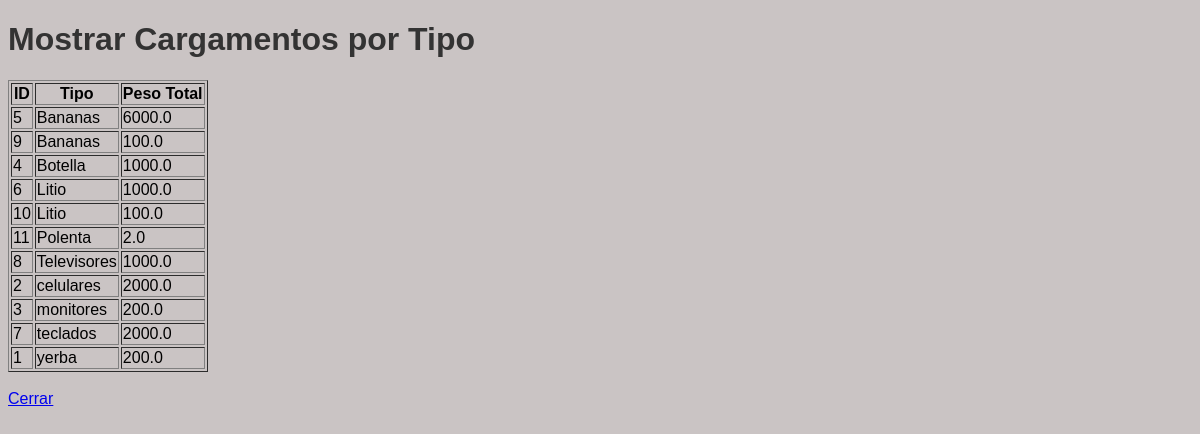
The page /mostrar_cargamentos_por_tipo on the database its author committed.
### tables this page shows
CREATE TABLE CARGAMENTO (
      id INTEGER PRIMARY KEY AUTOINCREMENT,
      tipoCargamento VARCHAR(45),
      pesoTotal DOUBLE
      );

### main.py (the view)
@app.route('/mostrar_cargamentos_por_tipo')
def mostrar_cargamentos_por_tipo():
  cargamento = Cargamento("mi_basede_datos.db")
  cargamentos = cargamento.MostrarCargamentoPorTipo()
  return render_template('mostrar_cargamentos_por_tipo.html',
                         cargamentos=cargamentos)

### Cargamento.py (called while the page is built)
  def IniciarBD(self):
    self.conexion = Conexion(self.nombreBD)
    self.cursor = self.conexion.cursor

  def MostrarCargamentoPorTipo(self):
    self.cursor.execute("SELECT * FROM CARGAMENTO ORDER BY tipoCargamento ASC")
    cargamento = self.cursor.fetchall()
    return cargamento

### Conexion.py (called while the page is built)
    def IniciarBD(self):
        self.conexion = sqlite3.connect(self.nombreBD)
        self.cursor = self.conexion.cursor()

### templates/mostrar_cargamentos_por_tipo.html (shortened to what this page needs)
<!DOCTYPE html>
<html>
<head>
    <link rel="stylesheet" href="{{ url_for('static', filename='styles.css') }}">
</head>
<body>
    <h1>Mostrar Cargamentos por Tipo</h1>
    <table border="1">
        <tr>
            <th>ID</th>
            <th>Tipo</th>
            <th>Peso Total</th>
        </tr>
        {% for cargamento in cargamentos %}
            <tr>
                <td>{{ cargamento[0] }}</td>
                <td>{{ cargamento[1] }}</td>
                <td>{{ cargamento[2] }}</td>
            </tr>
        {% endfor %}
    </table>
    <br>
    <a href="#">Cerrar </a>
</body>
</html>

### static/styles.css (style rules this page uses)
body { font-family: Arial, sans-serif; background-color: #cac4c4; height:10000; }
h1 { color: #333; }

### rows shown on the page
CARGAMENTO: id "5", tipoCargamento "Bananas", pesoTotal "6000.0"
CARGAMENTO: id "9", tipoCargamento "Bananas", pesoTotal "100.0"
CARGAMENTO: id "4", tipoCargamento "Botella", pesoTotal "1000.0"
CARGAMENTO: id "6", tipoCargamento "Litio", pesoTotal "1000.0"
CARGAMENTO: id "10", tipoCargamento "Litio", pesoTotal "100.0"
CARGAMENTO: id "11", tipoCargamento "Polenta", pesoTotal "2.0"
CARGAMENTO: id "8", tipoCargamento "Televisores", pesoTotal "1000.0"
CARGAMENTO: id "2", tipoCargamento "celulares", pesoTotal "2000.0"
CARGAMENTO: id "3", tipoCargamento "monitores", pesoTotal "200.0"
CARGAMENTO: id "7", tipoCargamento "teclados", pesoTotal "2000.0"
CARGAMENTO: id "1", tipoCargamento "yerba", pesoTotal "200.0"
